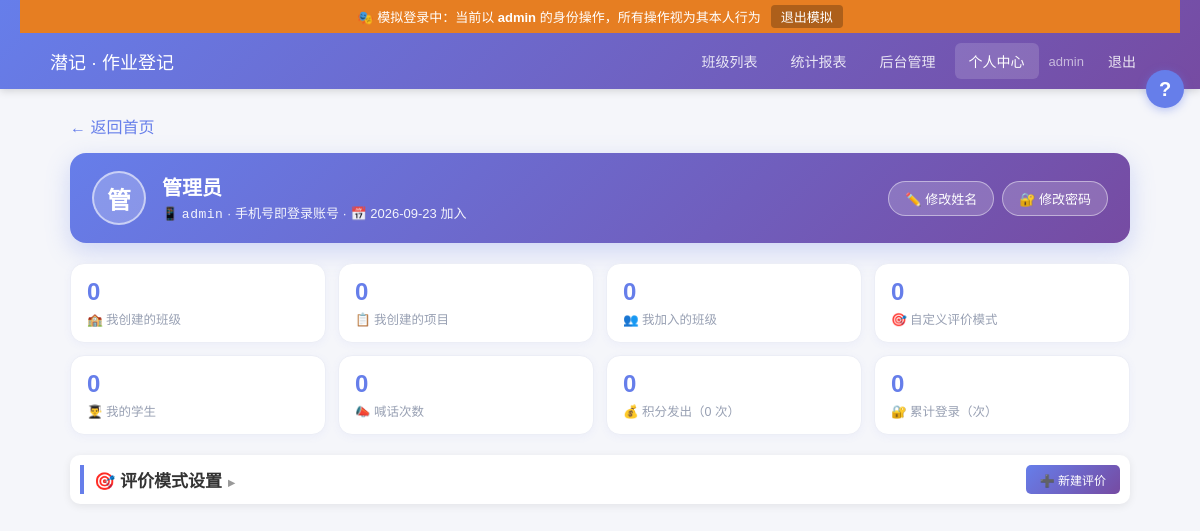
Screenshot of /profile.php (signed in) with the database file from the repository.
### tables this page shows
CREATE TABLE IF NOT EXISTS teachers (
    id INT AUTO_INCREMENT PRIMARY KEY,
    username VARCHAR(50) NOT NULL UNIQUE COMMENT '登录账号（与 phone 一致）',
    password VARCHAR(255) NOT NULL COMMENT '密码（bcrypt哈希）',
    disabled TINYINT(1) NOT NULL DEFAULT 0 COMMENT '账号禁用：1=已禁用（禁止登录）',
    realname VARCHAR(50) NOT NULL DEFAULT '' COMMENT '教师姓名',
    school_id INT NOT NULL DEFAULT 1 COMMENT '所属学校（单用户版恒为 1）',
    phone VARCHAR(50) NOT NULL DEFAULT '' COMMENT '手机号（登录账号，username=phone）',
    is_admin TINYINT(1) NOT NULL DEFAULT 0 COMMENT '管理员：1=管理员（仅安装时生成的账号），0=普通教师',
    created_at DATETIME NOT NULL COMMENT '注册时间'
);

### includes/auth.php (called while the page is built, shortened)
<?php
$current_teacher_id = intval($_SESSION['teacher_id']);
?>

### includes/functions.php (called while the page is built, shortened)
<?php
if (!function_exists('get_custom_eval_modes')) {
    function get_custom_eval_modes($conn, $teacher_id) {
        $modes = [];
        $stmt = mysqli_prepare($conn, "SELECT id, name, options FROM eval_modes WHERE teacher_id = ? ORDER BY sort ASC, id ASC");
        mysqli_stmt_bind_param($stmt, "i", $teacher_id);
        mysqli_stmt_execute($stmt);
        $res = mysqli_stmt_get_result($stmt);
        return $modes;
    }
}
?>

### profile.php (the view, shortened to what this page needs)
<?php
require_once 'includes/auth.php';
require_once 'includes/functions.php';
require_once 'includes/layout.php';
$conn = getConnection();
$teacher_id = $current_teacher_id;
$stmt = mysqli_prepare($conn, "SELECT username, realname, phone FROM teachers WHERE id = ?");
mysqli_stmt_bind_param($stmt, "i", $teacher_id);
mysqli_stmt_execute($stmt);
$me = mysqli_fetch_assoc(mysqli_stmt_get_result($stmt));
$custom_modes = get_custom_eval_modes($conn, $teacher_id);
$pf_st_cls = intval(mysqli_fetch_row(mysqli_query($conn, "SELECT COUNT(*) FROM classes WHERE teacher_id = {$teacher_id} AND deleted_at IS NULL"))[0]);
$pf_st_prj = intval(mysqli_fetch_row(mysqli_query($conn, "SELECT COUNT(*) FROM projects WHERE created_by = {$teacher_id} AND deleted_at IS NULL"))[0]);
$pf_st_mem = intval(mysqli_fetch_row(mysqli_query($conn, "SELECT COUNT(*) FROM class_members WHERE teacher_id = {$teacher_id} AND status = 'approved'"))[0]);
$pf_joined = mysqli_fetch_row(mysqli_query($conn, "SELECT created_at FROM teachers WHERE id = {$teacher_id}"))[0] ?? '';
$pf_st_stu = intval(mysqli_fetch_row(mysqli_query($conn, "SELECT COUNT(*) FROM students WHERE class_id IN (
    SELECT id FROM classes WHERE teacher_id = {$teacher_id} AND deleted_at IS NULL
    UNION SELECT class_id FROM class_members WHERE teacher_id = {$teacher_id} AND status = 'approved')"))[0]);
$pf_st_ann = intval(mysqli_fetch_row(mysqli_query($conn, "SELECT COUNT(*) FROM announce_msgs WHERE sender_id = {$teacher_id} AND direction = 't2c'"))[0]);
$pf_pts_row = mysqli_fetch_row(mysqli_query($conn, "SELECT COALESCE(SUM(value),0), COUNT(*) FROM points_log WHERE created_by = {$teacher_id} AND value > 0"));
$pf_st_pts = intval($pf_pts_row[0]); $pf_st_ptsn = intval($pf_pts_row[1]);
$pf_ld_row = mysqli_fetch_row(mysqli_query($conn, "SELECT COUNT(*), COALESCE(SUM(cnt),0) FROM login_days WHERE teacher_id = {$teacher_id}"));
$pf_st_ldays = intval($pf_ld_row[0]); $pf_st_lcnt = intval($pf_ld_row[1]);
?>
<a href="classes.php" style="display:inline-block;margin-bottom:15px;color:#667eea;text-decoration:none;">← 返回首页</a>
<?php
$pf_acct = htmlspecialchars(strval($me['phone'] !== '' ? $me['phone'] : $me['username']));
$pf_name = $me['realname'] !== '' ? $me['realname'] : '未填写姓名';
$pf_initial = function_exists('mb_substr') && $me['realname'] !== '' ? mb_substr($me['realname'], 0, 1) : '师';
?>
<div class="pf-hero">
    <div class="pf-avatar"><?php echo htmlspecialchars($pf_initial); ?></div>
    <div>
        <div class="pf-name"><?php echo htmlspecialchars($pf_name); ?></div>
        <div class="pf-sub">📱 <span class="pf-mono"><?php echo $pf_acct; ?></span> · 手机号即登录账号<?php echo $pf_joined ? ' · 📅 ' . htmlspecialchars(substr(strval($pf_joined), 0, 10)) . ' 加入' : ''; ?></div>
    </div>
    <div class="pf-btns">
        <button type="button" onclick="pfOpen('mdName')">✏️ 修改姓名</button>
        <button type="button" onclick="pfOpen('mdPass')">🔐 修改密码</button>
    </div>
</div>
<div class="pf-stats">
    <div class="pf-stat"><b><?php echo $pf_st_cls; ?></b><span>🏫 我创建的班级</span></div>
    <div class="pf-stat"><b><?php echo $pf_st_prj; ?></b><span>📋 我创建的项目</span></div>
    <div class="pf-stat"><b><?php echo $pf_st_mem; ?></b><span>👥 我加入的班级</span></div>
    <div class="pf-stat"><b><?php echo count($custom_modes); ?></b><span>🎯 自定义评价模式</span></div>
    <div class="pf-stat"><b><?php echo $pf_st_stu; ?></b><span>👨‍🎓 我的学生</span></div>
    <div class="pf-stat"><b><?php echo $pf_st_ann; ?></b><span>📣 喊话次数</span></div>
    <div class="pf-stat"><b><?php echo $pf_st_pts; ?></b><span>💰 积分发出（<?php echo $pf_st_ptsn; ?> 次）</span></div>
    <div class="pf-stat"><b><?php echo $pf_st_lcnt; ?></b><span>🔐 累计登录（次）</span></div>
</div>
<div class="panel">
    <h3 style="display:flex;align-items:center;gap:6px;">
        <span style="cursor:pointer;user-select:none;" onclick="pfToggleEval()">🎯 评价模式设置<span id="pfEvalArrow" style="font-size:13px;color:#999;margin-left:6px;">▸</span></span>
        <span style="margin-left:auto;">
            <button type="button" class="btn btn-sm" onclick="openModeModal()">➕ 新建评价</button>
        </span>
    </h3>
</div>

### assets/css/style.css (style rules this page uses)
* { margin: 0; padding: 0; box-sizing: border-box; }
body { font-family: "Microsoft YaHei", Arial, sans-serif; background: #f5f6fa; color: #333; }
.btn { display: inline-block; padding: 5px 5px; background: linear-gradient(135deg, #667eea 0%, #764ba2 100%); color: white; border: none; border-radius: 8px; font-size: 13px; cursor: pointer; text-decoration: none; text-align: center; transition: opacity 0.3s; font-family: inherit; }
.btn-sm { padding: 6px 14px; font-size: 12px; border-radius: 5px; }
.panel { background: white; padding: 10px; border-radius: 10px; box-shadow: 0 2px 8px rgba(0,0,0,0.08); margin-bottom: 10px; }
.panel h3 { font-size: 17px; color: #333; padding-left: 10px; border-left: 4px solid #667eea; }

### profile.php (style rules this page uses)
.pf-hero { display:flex; align-items:center; gap:16px; flex-wrap:wrap; background:linear-gradient(135deg,#667eea 0%,#764ba2 100%); border-radius:16px; padding:18px 22px; color:#fff; margin-bottom:20px; box-shadow:0 8px 24px rgba(102,126,234,.28); }
.pf-avatar { width:54px; height:54px; border-radius:50%; background:rgba(255,255,255,.22); border:2px solid rgba(255,255,255,.55); display:flex; align-items:center; justify-content:center; font-size:24px; font-weight:bold; flex:none; }
.pf-name { font-size:20px; font-weight:bold; line-height:1.3; }
.pf-sub { font-size:13px; opacity:.92; margin-top:2px; }
.pf-btns { margin-left:auto; display:flex; gap:8px; flex-wrap:wrap; }
.pf-btns button { background:rgba(255,255,255,.18); border:1px solid rgba(255,255,255,.45); color:#fff; border-radius:999px; padding:7px 16px; font-size:13px; cursor:pointer; transition:background .15s; }
.pf-mono { font-family:Consolas,Menlo,monospace; letter-spacing:.5px; }
.pf-stats { display:grid; grid-template-columns:repeat(4,minmax(0,1fr)); gap:12px; margin-bottom:20px; }
.pf-stat { background:#fff; border:1px solid #eceef6; border-radius:14px; padding:14px 16px; display:flex; flex-direction:column; gap:2px; box-shadow:0 2px 8px rgba(102,126,234,.06); }
.pf-stat b { font-size:24px; color:#667eea; line-height:1.2; }
.pf-stat span { font-size:12.5px; color:#98a0b3; }

### rows the page displays
teachers: realname "管", realname "管理员", phone "admin", created_at "2026-09-23"

### other values shown
$_SESSION['teacher_name'] "admin"
$it[3] "班级列表"
$it[3] "统计报表"
$it[3] "后台管理"
$it[3] "个人中心"
$teacher_name "admin"
$pf_st_cls "0"
$pf_st_prj "0"
$pf_st_mem "0"
count($custom_modes) "0"
$pf_st_stu "0"
$pf_st_ann "0"
$pf_st_pts "0"
$pf_st_ptsn "0"
$pf_st_lcnt "0"
